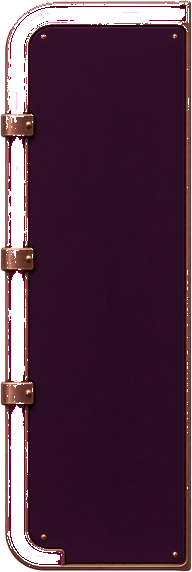
#> input picture assets/ui/hud43/skill_rail.png, 192 x 572 px, found by its file name
$ python prep_hud43.py out.png
#> lines starting #> are read from the running program, lines starting #| are printed output that depends on the picture
"""43-HUD-recreated + 43-score-hud-2p-4p(-goo) -> assets/ui/hud43 at ~3 px/pt (1/3 of the 4 px/ref-unit cut; 1 ref unit =
812/1842 pt). Designer 10 (2026-11-18): skill rail 104 -> 84 pt (trimmed: a middle strip is cut, the pipe and the right
edge kept), comms dropped, score housings fitted to the 270x37 pt zone, the goo pack's material + sheen.
Goo (magenta) pixels of the rail / cable / pipes are split into a white 'goo' layer so the game tints them the FACTION
colour (goo = faction colour, neon = seat colour)."""
import sys, os, shutil, colorsys
from PIL import Image
H = r"C:/Users/itisf/ooze-wt/ui-build-43b-tools/hudpacks/"
OUT = sys.argv[1]
os.makedirs(OUT, exist_ok=True)
tot = 0


def save(im, name):
    global tot
    p = os.path.join(OUT, name + ".png")
    im.save(p, optimize=True)
    tot += os.path.getsize(p)


def third(im):
    return im.resize((max(1, round(im.width / 3)), max(1, round(im.height / 3))), Image.LANCZOS)


def split_goo(im):
    """(base, goo): goo = saturated magenta / pink pixels as white luminance, alpha kept; base = the rest."""
    base = im.copy()
    goo = Image.new("RGBA", im.size, (0, 0, 0, 0))
    bp, gp, sp = base.load(), goo.load(), im.load()
    for y in range(im.height):
        for x in range(im.width):
            r, g, b, a = sp[x, y]
            if a == 0:
                continue
            h, l, s = colorsys.rgb_to_hls(r / 255, g / 255, b / 255)
            hd = h * 360
            if s > 0.35 and (hd > 285 or hd < 12) and l > 0.24 and r > g + 60:
                v = int(min(255, l * 255 * 1.35))
                gp[x, y] = (v, v, v, a)
                bp[x, y] = (0, 0, 0, 0)
    return base, goo


def trim_x(im, keep_w_ratio, cut_from=0.45):
    """Cut a vertical strip out of the middle so the width becomes keep_w_ratio of it (the edges untouched)."""
#> called with keep_w_ratio = 0.808, cut_from = 0.45
    w, h = im.size
#> w = 192; h = 572
    nw = round(w * keep_w_ratio)
#> nw = 155
    cut = w - nw
#> cut = 37
    x0 = round(w * cut_from)
#> x0 = 86
    out = Image.new("RGBA", (nw, h))
#> out: PIL image 155x572 RGBA; every value is 0
    out.paste(im.crop((0, 0, x0, h)), (0, 0))
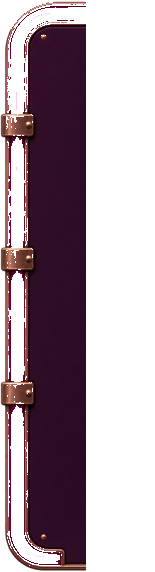
#> out: PIL image 155x572 RGBA; mean R, G, B, A 24.9, 8.6, 17.3, 105; transparent parts drawn white
#> im is the input picture: PIL image 192x572 RGBA; mean R, G, B, A 45.8, 15, 34, 217.8
    out.paste(im.crop((x0 + cut, 0, w, h)), (x0, 0))
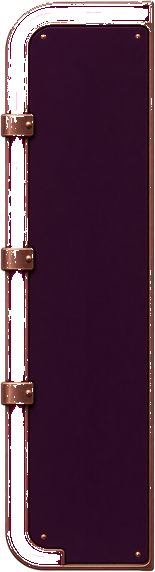
#> out: PIL image 155x572 RGBA; mean R, G, B, A 46.6, 15.8, 33.6, 211.8; transparent parts drawn white
    return out


S = H + "rec/sprites/"
rail = trim_x(Image.open(S + "skill_rail.png").convert("RGBA"), 84 / 104)
rb, rg = split_goo(third(rail))
#> in third, `return im.resize((max(1, round(im.width / 3)), max(1, round(im.height ..`:
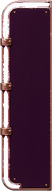
#> returned value: PIL image 52x191 RGBA; mean R, G, B, A 56.9, 20.2, 38.5, 212.4; transparent parts drawn white
#> in split_goo, `goo = Image.new("RGBA", im.size, (0, 0, 0, 0))`: goo: PIL image 52x191 RGBA; every value is 0
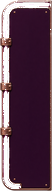
#> rb: PIL image 52x191 RGBA; mean R, G, B, A 52, 18.8, 36.6, 208.9; transparent parts drawn white
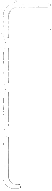
#> rg: PIL image 52x191 RGBA; mean R, G, B, A 4.2, 4.2, 4.2, 3.6; transparent parts drawn white
save(rb, "skill_rail"); save(rg, "skill_rail_goo")
for n in ["skill_key_cyan", "skill_key_rim_mask", "utility_key", "vat_sender_housing", "vat_liquid_neutral"]:
#> (the run stopped early here; a loop or call above may not have finished)
